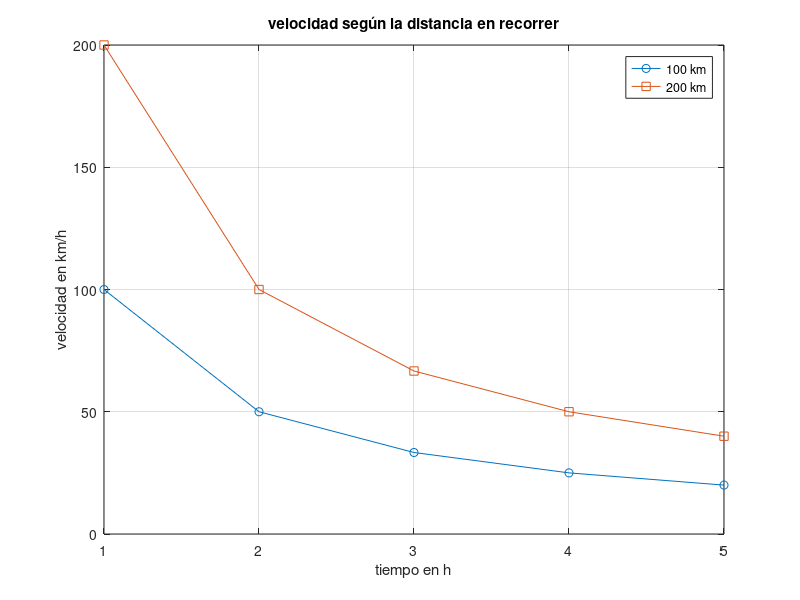

MATLAB code to generate this figure:
%secuencia inicio:paso:fin

t= 0 : 2 : 10;
disp(t);

% secuencia inicio , fin , cantidad de puntos

x = linspace(0,2,5);
disp(x);

%interacción con el programa, igual en py, aunque si se ingresa número se guarda como número

%velocidad=input('ingresa la velocidad en km/h');
%disp(velocidad);

%operaciones

s= 1:5; % s = [1 2 3 4 5]
vel = 100 ./ s; %./ divide 100 por cada elemento de t
disp(vel);


vel_200= 200 ./ s;
%gráficos

figure;
plot (s , vel, '-o');
hold on;
plot(s, vel_200,'-s');
hold off;

xlabel('tiempo en h');
ylabel('velocidad en km/h');
title('velocidad según la distancia en recorrer');
legend('100 km', '200 km');
grid on;
